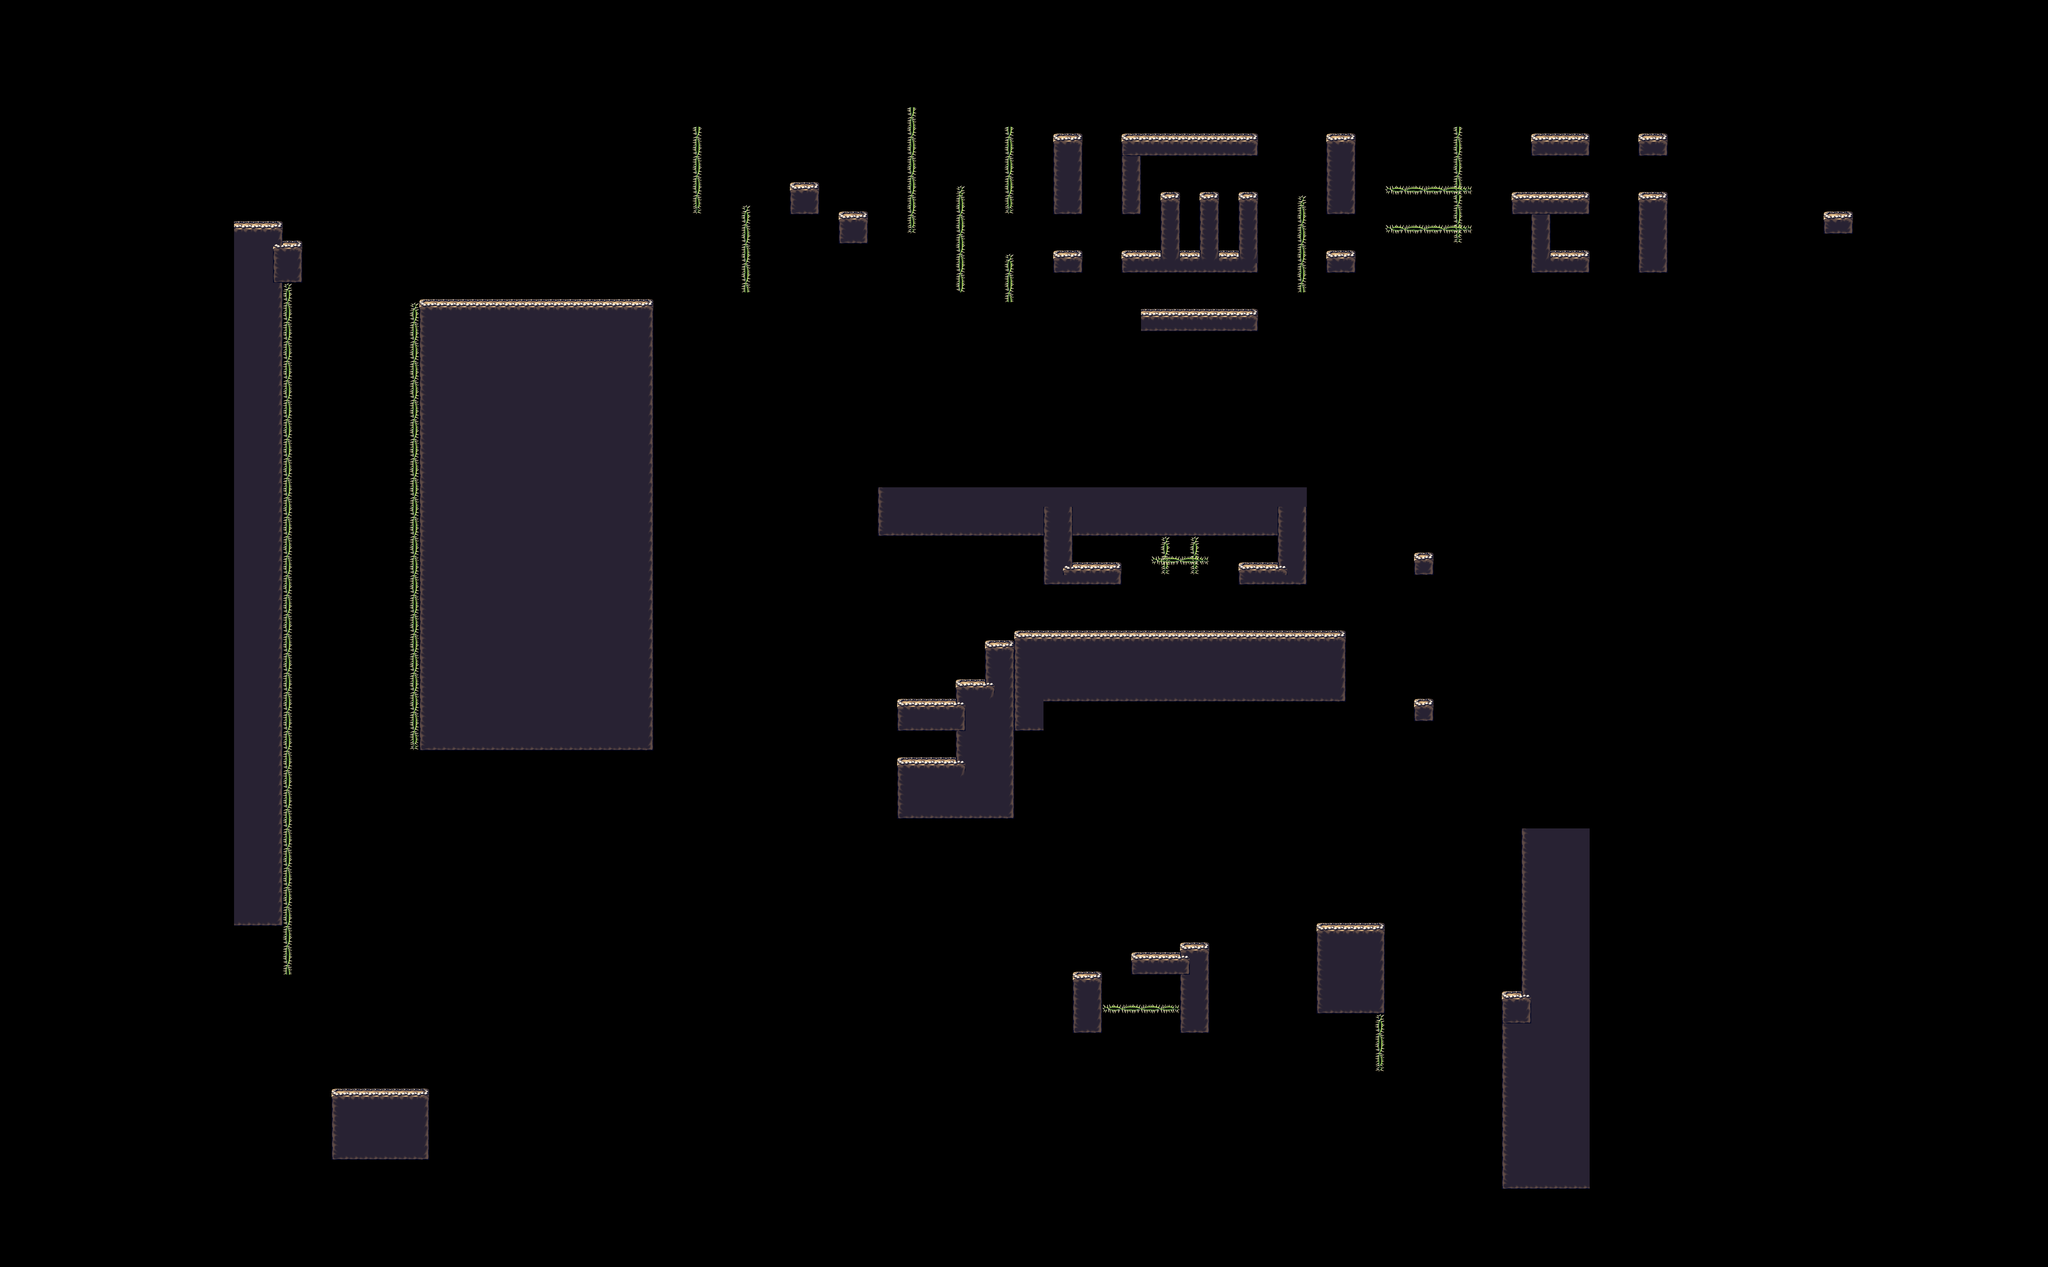

A 2D game scene composited from a Tiled map and its tileset images. What follows is a short description and the map's XML, with each tile layer's data collapsed to a summary:
An orthogonal 210x130 tile map with 32x32 px tiles, 1 tile layer (Tiles), 1 hidden layer not drawn and 372 objects (133x Coin, 29x Spyke, 11x left, 10x Energy, 9x right, ...).

<map version="1.0" orientation="orthogonal" width="210" height="130" tilewidth="32" tileheight="32">
 <properties>
  <property name="background" value="dragonsWorldBack" />
  <property name="backgroundXO" value="dragonsWorldBackXO" />
  <property name="defaultMusic" value="normal" />
  <property name="loseEffect" value=",2" />
  <property name="music,boss" value="boss2.ogg" />
  <property name="music,normal" value="level3.ogg" />
  <property name="music,win" value="win_level.ogg" />
  <property name="platforms" value="Bird" />
  <property name="player" value="VascoletAndWilly" />
  <property name="useHud" value="" />
  <property name="useSave" value="" />
  <property name="winAction" value="goto:cutscene04" />
  <property name="winCondition,boss" value="*Boss,defeated" />
  <property name="winEffect" value="win,6" />
 </properties>
 <tileset firstgid="1" source="tilesets/DragonsWorldTileset.tsx" />
 <layer name="Tiles" width="210" height="130">
  <data>[27300 cells, 3908 non-empty, 29 distinct tile ids]</data>
 </layer>
 <layer name="foreground" width="210" height="130" visible="0" opacity="0.75">
  <data>[27300 cells, 400 non-empty, 1 distinct tile ids]</data>
 </layer>
 <objectgroup color="#ffffff" name="REFERENCE" width="210" height="130" visible="0">
  <properties>
   <property name="referenceOnly" value="true" />
  </properties>
  <object x="-1920" y="-2880" width="512" height="384" />
  <object x="-896" y="-2880" width="512" height="384" />
  <object x="128" y="-2880" width="512" height="384" />
  <object x="-384" y="-2496" width="512" height="384" />
  <object x="-1408" y="-2496" width="512" height="384" />
  <object x="-896" y="-2112" width="512" height="384" />
  <object x="128" y="-2112" width="512" height="384" />
  <object x="-384" y="-1728" width="512" height="384" />
  <object x="-1408" y="-1728" width="512" height="384" />
  <object x="128" y="-2112" width="512" height="384" />
  <object x="-1408" y="-2496" width="512" height="384" />
  <object x="-1920" y="-2112" width="512" height="384" />
  <object x="-896" y="-2112" width="512" height="384" />
  <object x="-384" y="-2496" width="512" height="384" />
  <object x="-1408" y="-1728" width="512" height="384" />
  <object x="-896" y="-2880" width="512" height="384" />
  <object x="128" y="-2880" width="512" height="384" />
  <object x="-1920" y="-2880" width="512" height="384" />
  <object x="-384" y="-1728" width="512" height="384" />
  <object x="2176" y="-1344" width="512" height="384" />
  <object x="1664" y="-2496" width="512" height="384" />
  <object x="640" y="-1728" width="512" height="384" />
  <object x="2688" y="-1728" width="512" height="384" />
  <object x="1152" y="-2112" width="512" height="384" />
  <object x="1664" y="-1728" width="512" height="384" />
  <object x="2688" y="-2496" width="512" height="384" />
  <object x="2688" y="-1728" width="512" height="384" />
  <object x="2176" y="-2112" width="512" height="384" />
  <object x="1664" y="-1728" width="512" height="384" />
  <object x="1152" y="-1344" width="512" height="384" />
  <object x="640" y="-2496" width="512" height="384" />
  <object x="2688" y="-2496" width="512" height="384" />
  <object x="2176" y="-2112" width="512" height="384" />
  <object x="640" y="-2496" width="512" height="384" />
  <object x="640" y="-1728" width="512" height="384" />
  <object x="1664" y="-2496" width="512" height="384" />
  <object x="1152" y="-1344" width="512" height="384" />
  <object x="2176" y="-1344" width="512" height="384" />
  <object x="1152" y="-2112" width="512" height="384" />
  <object x="3200" y="-2880" width="512" height="384" />
  <object x="1152" y="-2880" width="512" height="384" />
  <object x="2176" y="-2880" width="512" height="384" />
  <object x="2176" y="-2880" width="512" height="384" />
  <object x="1152" y="-2880" width="512" height="384" />
  <object x="1152" y="-2880" width="512" height="384" />
  <object x="128" y="-2880" width="512" height="384" />
  <object x="3200" y="-2880" width="512" height="384" />
  <object x="1152" y="-2880" width="512" height="384" />
  <object x="2176" y="-2880" width="512" height="384" />
  <object x="2176" y="-2880" width="512" height="384" />
  <object x="-1920" y="-2880" width="512" height="384" />
  <object x="-896" y="-2880" width="512" height="384" />
  <object x="128" y="-2880" width="512" height="384" />
  <object x="-896" y="-2880" width="512" height="384" />
  <object x="3200" y="-2880" width="512" height="384" />
  <object x="-1920" y="-2880" width="512" height="384" />
  <object x="4736" y="-960" width="512" height="384" />
  <object x="4224" y="-2112" width="512" height="384" />
  <object x="3200" y="-1344" width="512" height="384" />
  <object x="3712" y="-1728" width="512" height="384" />
  <object x="3200" y="-2112" width="512" height="384" />
  <object x="4224" y="-1344" width="512" height="384" />
  <object x="4736" y="-1728" width="512" height="384" />
  <object x="4224" y="-1344" width="512" height="384" />
  <object x="4224" y="-2112" width="512" height="384" />
  <object x="3712" y="-960" width="512" height="384" />
  <object x="3200" y="-2112" width="512" height="384" />
  <object x="4736" y="-1728" width="512" height="384" />
  <object x="3200" y="-1344" width="512" height="384" />
  <object x="4224" y="-2112" width="512" height="384" />
  <object x="3712" y="-960" width="512" height="384" />
  <object x="4736" y="-960" width="512" height="384" />
  <object x="3712" y="-1728" width="512" height="384" />
  <object x="3200" y="-2112" width="512" height="384" />
  <object x="4224" y="-2112" width="512" height="384" />
  <object x="-896" y="-1344" width="512" height="384" />
  <object x="128" y="-1344" width="512" height="384" />
  <object x="-1408" y="-960" width="512" height="384" />
  <object x="1664" y="-960" width="512" height="384" />
  <object x="1664" y="-960" width="512" height="384" />
  <object x="-1920" y="-1344" width="512" height="384" />
  <object x="2176" y="-1344" width="512" height="384" />
  <object x="-896" y="-1344" width="512" height="384" />
  <object x="2688" y="-960" width="512" height="384" />
  <object x="-1408" y="-960" width="512" height="384" />
  <object x="-1920" y="-1344" width="512" height="384" />
  <object x="3200" y="-1344" width="512" height="384" />
  <object x="-1920" y="-1344" width="512" height="384" />
  <object x="1152" y="-1344" width="512" height="384" />
  <object x="3200" y="-1344" width="512" height="384" />
  <object x="3200" y="-1344" width="512" height="384" />
  <object x="640" y="-960" width="512" height="384" />
  <object x="128" y="-1344" width="512" height="384" />
  <object x="-384" y="-960" width="512" height="384" />
  <object x="2176" y="-1344" width="512" height="384" />
  <object x="128" y="-1344" width="512" height="384" />
  <object x="2176" y="-1344" width="512" height="384" />
  <object x="1152" y="-1344" width="512" height="384" />
  <object x="2688" y="-960" width="512" height="384" />
  <object x="128" y="-1344" width="512" height="384" />
  <object x="640" y="-960" width="512" height="384" />
  <object x="-896" y="-1344" width="512" height="384" />
  <object x="-1920" y="-1344" width="512" height="384" />
  </objectgroup>
 <objectgroup name="Scenes" width="210" height="130" visible="0">
  <!-- 256 objects omitted --></objectgroup>
 <objectgroup name="Platforms" width="210" height="130" visible="0" />
 <objectgroup color="#ff5500" name="Enemies" width="210" height="130">
  <!-- 253 objects omitted --></objectgroup>
 <objectgroup color="#ffff00" name="Items" width="210" height="130">
  <!-- 193 objects omitted --></objectgroup>
 <objectgroup color="#00ff00" name="General" width="210" height="130">
  <!-- 28 objects omitted --></objectgroup>
 <objectgroup color="#0000ff" name="Camera" width="210" height="130">
  <!-- 17 objects omitted --></objectgroup>
</map>
<!-- 269 of 372 objects omitted -->
